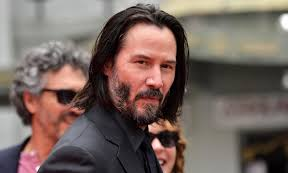
#> input picture keano_reaves/2.jpg, 288 x 173 px, found by its file name
$ python face-reco.py
#> lines starting #> are read from the running program, lines starting #| are printed output that depends on the picture; after the words box and inside, x2 and y2 are one past the last pixel; in counts of white or black regions, pixels touching at a corner belong together
import numpy as np
import cv2 as cv

haar_cascade = cv.CascadeClassifier('hear.xml')
person = ['keano_reaves']


face_recognizer = cv.face.LBPHFaceRecognizer_create()
face_recognizer.read('face_trained.yml')

img = cv.imread(r'keano_reaves\2.jpg')
#> img is the input picture: shape (173, 288, 3); mean B, G, R 94.3, 100.6, 116.8
gray = cv.cvtColor(img, cv.COLOR_BGR2GRAY)
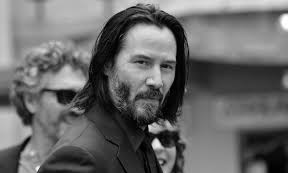
#> gray: shape (173, 288); min 0, max 255, mean 104.7
cv.imshow('x', gray)

faces_rect = haar_cascade.detectMultiScale(gray, 1.1, 4)
#> faces_rect = [[112, 35, 79, 79]]
for (x,y,w,h) in faces_rect:
    faces_roi = gray[y:y+h,x:x+w]
    label, confidence = face_recognizer.predict(faces_roi)
    print(f'Label = {person[label]} with a confidence of {confidence}')

    cv.rectangle(img, (x,y), (x+w,y+h), (0,255,0), thickness=2)
#> this loop made 1 pass
#> (x, y, w, h, label, confidence) on pass 1: (112, 35, 79, 79, 0, 0)
#| Label = keano_reaves with a confidence of 0.0
#> pass 1, `faces_roi = gray[y:y+h,x:x+w]`:
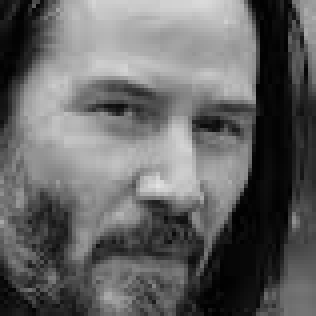
#> faces_roi: shape (79, 79) (shown 4 times larger); min 0, max 226, mean 100.5
#> after the loop:
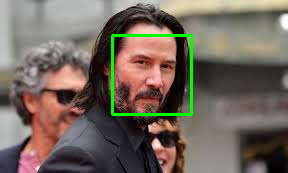
#> img: shape (173, 288, 3); 1.89% of pixels changed, all inside (x1, y1, x2, y2) = (111, 34, 193, 116)
cv.imshow('Detected Face', img)
cv.waitKey(0)

$ run again, with keano_reaves/1.jpg copied over keano_reaves/2.jpg
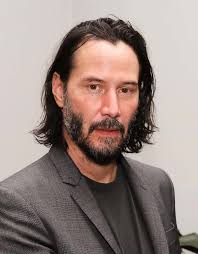
#> input picture keano_reaves/1.jpg, 198 x 255 px, found by its file name
#> img is the input picture: shape (255, 198, 3); mean B, G, R 129.2, 134.5, 150.5
#> faces_rect = [[63, 52, 92, 92]]
#> the loop `for (x,y,w,h) in faces_rect:` made 1 pass
#> (x, y, w, h, label, confidence) on pass 1: (63, 52, 92, 92, 0, 0)
#> (printed output is left out)
#> pass 1, `faces_roi = gray[y:y+h,x:x+w]`:
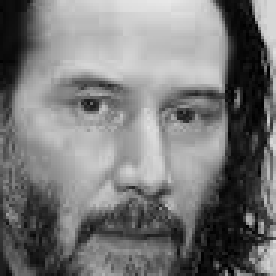
#> faces_roi: shape (92, 92) (shown 3 times larger); min 1, max 232, mean 120.2
#> after the loop `for (x,y,w,h) in faces_rect:`:
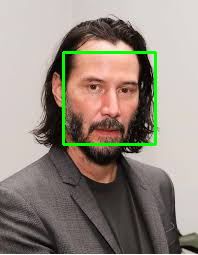
#> img: shape (255, 198, 3); 2.18% of pixels changed, all inside (x1, y1, x2, y2) = (62, 51, 157, 146)

$ run again, with keano_reaves/4.jpg copied over keano_reaves/2.jpg
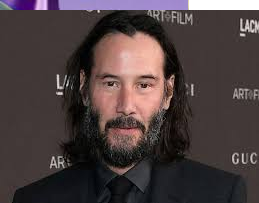
#> input picture keano_reaves/4.jpg, 259 x 203 px, found by its file name
#> img is the input picture: shape (203, 259, 3); mean B, G, R 62.7, 62.1, 74.8
#> faces_rect = [[78, 45, 99, 99]]
#> the loop `for (x,y,w,h) in faces_rect:` made 1 pass
#> (x, y, w, h, label, confidence) on pass 1: (78, 45, 99, 99, 0, 0)
#> (printed output is left out)
#> pass 1, `faces_roi = gray[y:y+h,x:x+w]`:
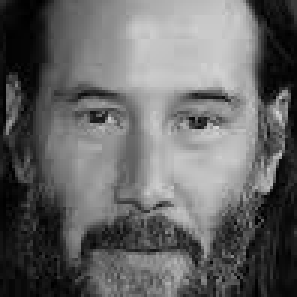
#> faces_roi: shape (99, 99) (shown 3 times larger); min 0, max 211, mean 101.3
#> after the loop `for (x,y,w,h) in faces_rect:`:
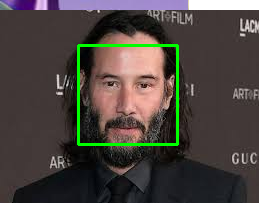
#> img: shape (203, 259, 3); 2.25% of pixels changed, all inside (x1, y1, x2, y2) = (77, 44, 179, 146)

$ run again, with keano_reaves/5.jpg copied over keano_reaves/2.jpg
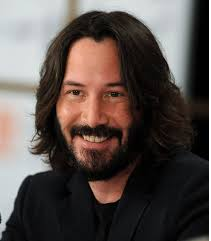
#> input picture keano_reaves/5.jpg, 211 x 241 px, found by its file name
#> img is the input picture: shape (241, 211, 3); mean B, G, R 74.2, 78.1, 87.9
#> faces_rect = [[44, 54, 102, 102]]
#> the loop `for (x,y,w,h) in faces_rect:` made 1 pass
#> (x, y, w, h, label, confidence) on pass 1: (44, 54, 102, 102, 0, 0)
#> (printed output is left out)
#> pass 1, `faces_roi = gray[y:y+h,x:x+w]`:
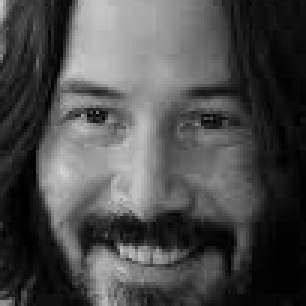
#> faces_roi: shape (102, 102) (shown 3 times larger); min 0, max 211, mean 75.6
#> after the loop `for (x,y,w,h) in faces_rect:`:
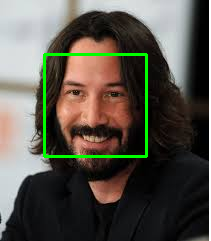
#> img: shape (241, 211, 3); 2.4% of pixels changed, all inside (x1, y1, x2, y2) = (43, 53, 148, 158)
